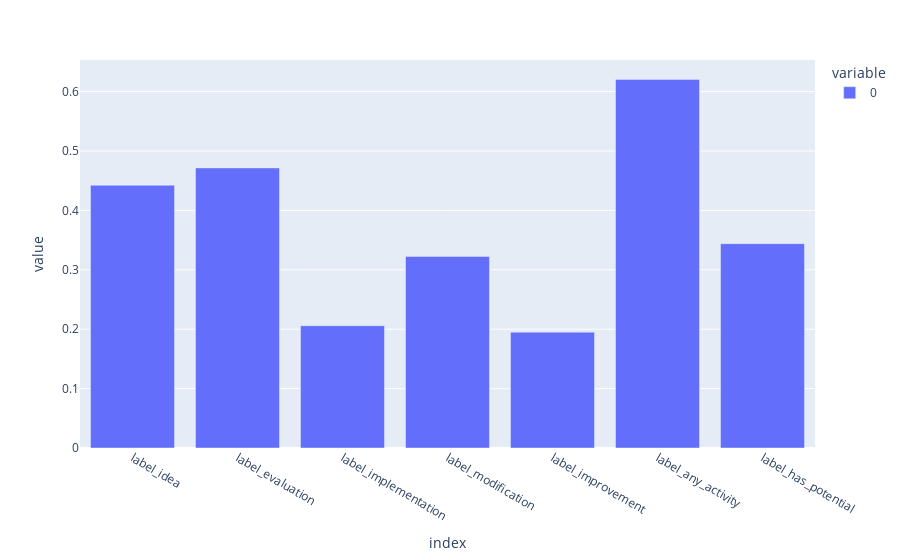

This figure's notebook cell:
### Code cell
l0.stats.label_counts(normalize=True).plot(kind='bar')

### Figure 1 — Plotly figure (JSON) as saved in the notebook; plotly's stock layout.template omitted (floating-point values rounded to 4 significant figures)
{"data": [{"alignmentgroup": "True", "hovertemplate": "variable=0<br>index=%{x}<br>value=%{y}<extra></extra>", "legendgroup": "0", "marker": {"color": "#636efa", "pattern": {"shape": ""}}, "name": "0", "offsetgroup": "0", "orientation": "v", "showlegend": true, "textposition": "auto", "x": ["label_idea", "label_evaluation", "label_implementation", "label_modification", "label_improvement", "label_any_activity", "label_has_potential"], "xaxis": "x", "y": [0.4424, 0.4716, 0.2058, 0.3226, 0.1951, 0.6206, 0.3441], "yaxis": "y", "type": "bar"}], "layout": {"xaxis": {"anchor": "y", "domain": [0.0, 1.0], "title": {"text": "index"}}, "yaxis": {"anchor": "x", "domain": [0.0, 1.0], "title": {"text": "value"}}, "legend": {"title": {"text": "variable"}, "tracegroupgap": 0}, "margin": {"t": 60}, "barmode": "relative"}}
